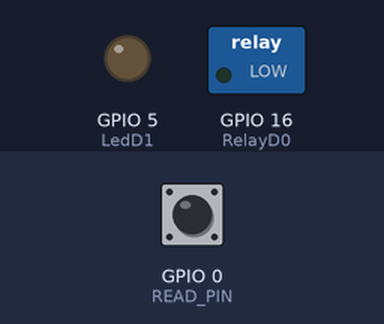
This sketch was run on a simulated ESP8266 (NodeMCU). On the bench: switched loads named in the sketch (green lamp = pin HIGH), output pins drawn as LEDs (lit = HIGH). Dashed ring = blinking. The inputs (shaded band) are chosen by the test bench; at power-on: GPIO 0 (READ_PIN) HIGH. WiFi joins after 1.5 s; servers stay silent unless stated; the Firebase database answers and starts empty; what the sketch prints to the serial monitor is not drawn.

Above: at 2.7 s.
2.8 s: GPIO 0 (READ_PIN) pulled LOW for 3.2 s
At 4.2 s:
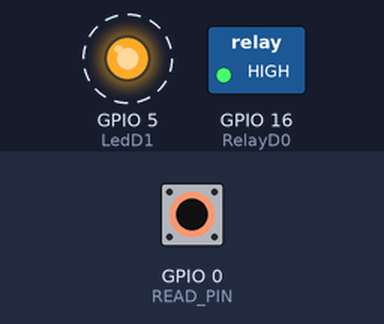
8.4 s: GPIO 0 (READ_PIN) pulled LOW for 0.15 s
At 9.5 s:
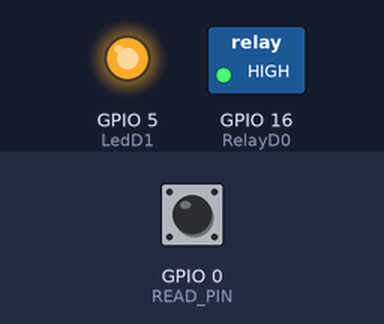
10.4 s: GPIO 0 (READ_PIN) pulled LOW for 1 s
At 12.9 s:
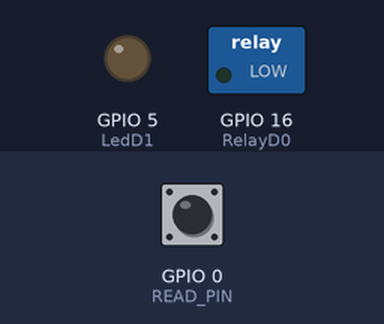
Timing chart, 0 to 14.4 s (numbered marks = the images above; inputs shaded):
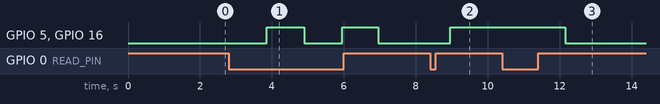

Measured:
- after the input at 2.8 s, GPIO 5 (LedD1), GPIO 16 (RelayD0): alternates HIGH for 1.0 s and LOW for 1.1 s, starting after 1.1 s
- after the input at 8.4 s, GPIO 5 (LedD1), GPIO 16 (RelayD0): LOW → HIGH after 0.56 s
- after the input at 10.4 s, GPIO 5 (LedD1), GPIO 16 (RelayD0): HIGH → LOW after 1.8 s

The sketch:

20180915_connect2firebase.ino
```cpp
/*
  Using ESP8266 to connect to Firebase
  Step 1: read value of switch,
          if the switch is pressed, then change the value in Firebase
  Step 2: read the Firebase value to set relay (LED)

  Library: FirebaseArduino
      1. download: https://github.com/FirebaseExtended/firebase-arduino
      2. import library
*/

#include <ESP8266WiFi.h>
#include <FirebaseArduino.h>

// Set connection information.
#define FIREBASE_HOST "arduino-ff0bc.firebaseio.com"
#define FIREBASE_AUTH "qGXsCir7KVVbAe2H4DVwWJBgulLThlfHBiA1inqZ"
#define WIFI_SSID "Xiaomi_55-ST"
#define WIFI_PASSWORD "12345678"

// Set pin value
#define READ_PIN 0    // GPIO: 0,  d1 min:D3
#define LedD1 5       // GPIO: 5,  d1 min D1
#define RelayD0 16    // GPIO: 16, d1 min D0

unsigned long previousTime = 0;

void setup() {
  Serial.begin(9600);

  // We start by connecting to a WiFi network
  Serial.println();
  Serial.println();
  Serial.print("Connecting to ");
  Serial.println(WIFI_SSID);

  // connect to wifi.
  WiFi.begin(WIFI_SSID, WIFI_PASSWORD);
  Serial.print("connecting");
  while (WiFi.status() != WL_CONNECTED) {
    Serial.print(".");
    delay(500);
  }

  Serial.println("");
  Serial.println("WiFi connected");
  Serial.print("IP address: ");
  Serial.println(WiFi.localIP());

  // Initialize firebase
  Firebase.begin(FIREBASE_HOST, FIREBASE_AUTH);
  //Firebase.begin(FIREBASE_HOST);

  pinMode(READ_PIN, INPUT_PULLUP) ;
  pinMode(LedD1, OUTPUT) ;
  pinMode(RelayD0, OUTPUT) ;
}

void loop() {
  setFirebaseData();
  unsigned long currentTime = millis();
  if (abs(currentTime - previousTime) > 1000) {
    previousTime = currentTime;
    getFirebaseData();
  }
}

// read value of switch,
// if the switch is pressed, then change the value in Firebase
void setFirebaseData() {
  bool switchValue = !digitalRead(READ_PIN);
  if (switchValue){
    bool replay = Firebase.getBool("iot0901/relay");
    if (Firebase.success()) {
      Serial.println("Switch is pressed, change Firebase/iot0901/relay");
      Firebase.setBool("iot0901/relay", !replay);
    }
  }
}

void getFirebaseData() {
  bool replay = Firebase.getBool("iot0901/relay");
  if (Firebase.success()) {
    Serial.println(String("Replay value:") + replay);
    if (replay) {
      digitalWrite(RelayD0, HIGH);
      digitalWrite(LedD1, HIGH);
    }
    else {
      digitalWrite(RelayD0, LOW);
      digitalWrite(LedD1, LOW);
    }
  }
  else {
    Serial.println("Firebase Failed");
  }
}
```
